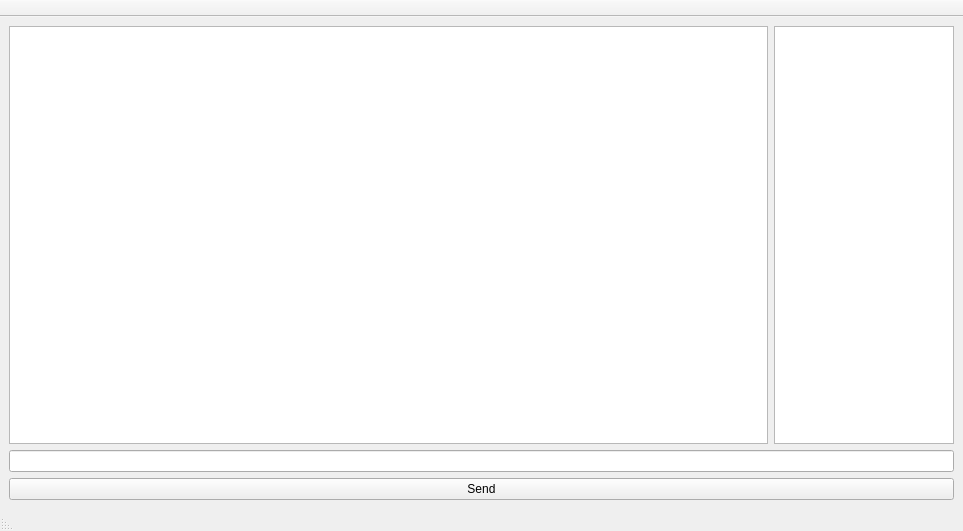
<?xml version="1.0" encoding="UTF-8"?>
<ui version="4.0">
 <class>MainWindow</class>
 <widget class="QMainWindow" name="MainWindow">
  <property name="geometry">
   <rect>
    <x>0</x>
    <y>0</y>
    <width>963</width>
    <height>531</height>
   </rect>
  </property>
  <property name="sizePolicy">
   <sizepolicy hsizetype="Fixed" vsizetype="Fixed">
    <horstretch>0</horstretch>
    <verstretch>0</verstretch>
   </sizepolicy>
  </property>
  <property name="windowTitle">
   <string>Chat Client</string>
  </property>
  <widget class="QWidget" name="centralwidget">
   <layout class="QGridLayout" name="gridLayout">
    <item row="0" column="0">
     <layout class="QVBoxLayout" name="verticalLayout_2">
      <item>
       <layout class="QHBoxLayout" name="horizontalLayout_2">
        <item>
         <widget class="QTextEdit" name="chatDisplay">
          <property name="acceptDrops">
           <bool>false</bool>
          </property>
          <property name="readOnly">
           <bool>true</bool>
          </property>
         </widget>
        </item>
        <item>
         <widget class="QListWidget" name="chatClients">
          <property name="maximumSize">
           <size>
            <width>180</width>
            <height>16777215</height>
           </size>
          </property>
          <property name="selectionMode">
           <enum>QAbstractItemView::NoSelection</enum>
          </property>
         </widget>
        </item>
       </layout>
      </item>
      <item>
       <widget class="QLineEdit" name="chatInput"/>
      </item>
      <item>
       <widget class="QPushButton" name="chatSend">
        <property name="text">
         <string>Send</string>
        </property>
       </widget>
      </item>
     </layout>
    </item>
   </layout>
  </widget>
  <widget class="QStatusBar" name="statusbar">
   <property name="layoutDirection">
    <enum>Qt::RightToLeft</enum>
   </property>
  </widget>
  <widget class="QToolBar" name="toolBar">
   <property name="windowTitle">
    <string>toolBar</string>
   </property>
   <property name="movable">
    <bool>false</bool>
   </property>
   <property name="iconSize">
    <size>
     <width>24</width>
     <height>24</height>
    </size>
   </property>
   <property name="toolButtonStyle">
    <enum>Qt::ToolButtonTextBesideIcon</enum>
   </property>
   <property name="floatable">
    <bool>false</bool>
   </property>
   <attribute name="toolBarArea">
    <enum>TopToolBarArea</enum>
   </attribute>
   <attribute name="toolBarBreak">
    <bool>false</bool>
   </attribute>
  </widget>
 </widget>
 <resources/>
 <connections/>
</ui>
